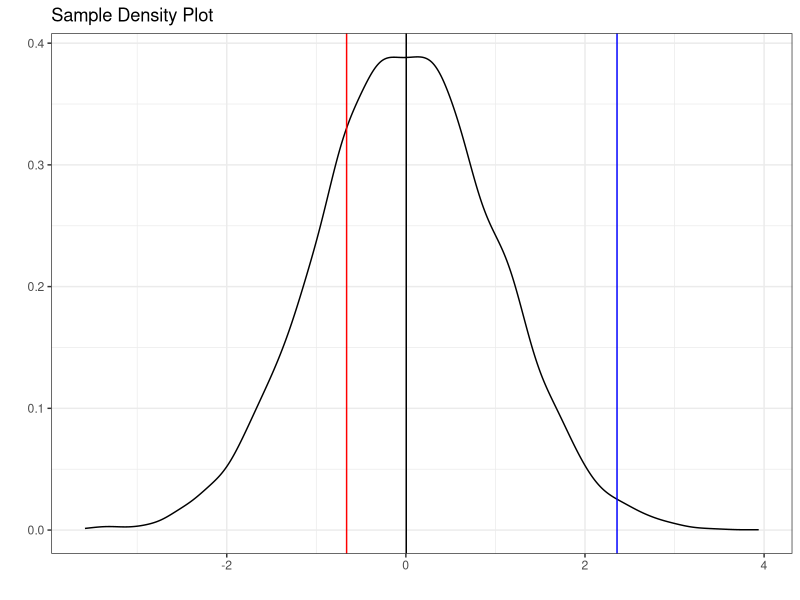
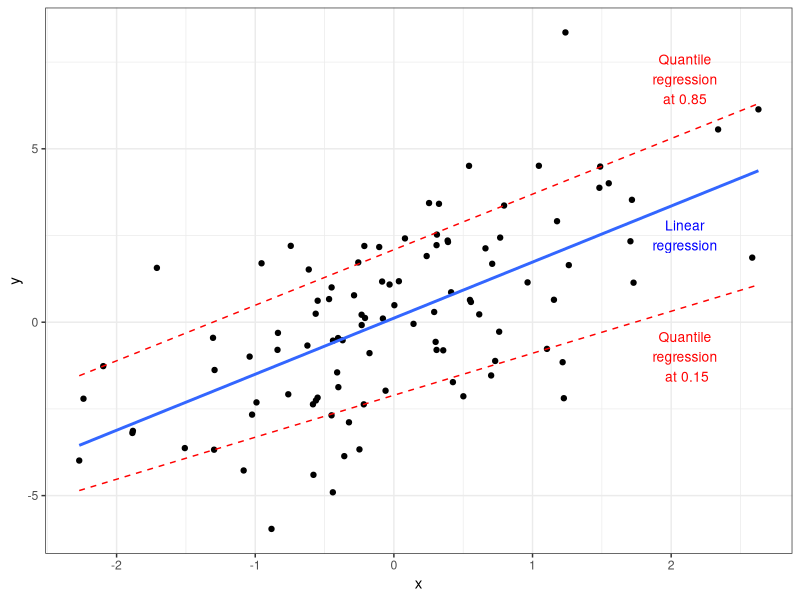

Recreate these plots in R, in order. (Note: this script raises an error after producing the figures.)
## ---- chunk 1
# Load libraries
library(tidyverse)
library(quantreg)

set.seed(17)
# Generate random normal data
df_rnd <- as.tibble(rnorm(10000))

df_rnd |>
  ggplot(aes(value)) +
  geom_density() +
  geom_vline(xintercept = quantile(df_rnd$value, prob = 0.25), color = "red") +
  geom_vline(xintercept = quantile(df_rnd$value, prob = 0.50), color = "black") +
  geom_vline(xintercept = quantile(df_rnd$value, prob = 0.99), color = "blue") +
  labs(title = "Sample Density Plot",
       x = "",
       y = "") +
  theme_bw()
## ---- chunk 2
set.seed(16)
eps <- rnorm(100,0,2)
df_trends <- tibble(x = rnorm(100), y = 1.5*x + eps)

df_trends |>
  ggplot(aes(x, y)) +
  geom_point() +
  geom_smooth(method = "lm", se = FALSE) +
  stat_quantile(quantiles = 0.15, color = "red", linetype = "dashed") +
  stat_quantile(quantiles = 0.85, color = "red", linetype = "dashed") +
  annotate(geom="text", x=2.1, y=2.5, label="Linear\nregression", color = "blue", size = 3.5) +
  annotate(geom="text", x=2.1, y=7, label="Quantile\nregression\nat 0.85", color = "red", size = 3.5) +
  annotate(geom="text", x=2.1, y=-1, label="Quantile\nregression\n at 0.15", color = "red", size = 3.5) +
  theme_bw()
## ---- chunk 3
#import data 
life_exp_narm <- read_csv("Life_Expectancy_Data.csv")
#let's remove all with income index around 0 and just pull in the life expectancy and income score columns for the purposes of this exercise.
life_exp_narm <- life_exp_narm |> 
  filter(Income_composition_of_resources>0) |>
  select(Income_composition_of_resources, Life_expectancy)

#summary statistics for the 

#plot the data 
ggplot(life_exp_narm, aes(x=Income_composition_of_resources, 
                          y=Life_expectancy, col=Status)) + geom_point() +
  xlab("Income index") + ylab("Life expectancy")
## ---- chunk 4

ggplot(life_exp_narm, aes(x=Income_composition_of_resources, 
                          y=Life_expectancy, col=Status)) + geom_point() +
  geom_smooth(method = lm, se = FALSE, color = "red", size = 1) + # linear model
  geom_quantile(color = "blue", quantiles = 0.5, size=1) + # median quantile regression model with tau = 0.5 -- 50%
  labs(title = "Life expectancy ~ income index - lm mean (red), quantreg median (blue)", y = "Life Expectancy", x = "Income Index")
## ---- chunk 5
notrqfit<- lm(Life_expectancy ~ Income_composition_of_resources, data = life_exp_narm)
rqfit25 <- rq(Life_expectancy ~ Income_composition_of_resources, tau = 0.25, data = life_exp_narm)
rqfit50 <- rq(Life_expectancy ~ Income_composition_of_resources, tau = 0.50, data = life_exp_narm)
rqfit75 <- rq(Life_expectancy ~ Income_composition_of_resources, tau = 0.75, data = life_exp_narm)
rqfit99 <- rq(Life_expectancy ~ Income_composition_of_resources, tau = 0.99, data = life_exp_narm)
## ---- chunk 6
summary(life_exp_narm)
#data pulled from the 1q, median and 3q results from original data
new_data<-data.frame(Income_composition_of_resources=c(.525,0.695,0.793))
#comparing the median and mean 
predict(notrqfit, newdata=new_data,  interval="confidence", level=.9) 
predict(rqfit50, newdata=new_data, interval="confidence", level=.9) 

## ---- chunk 7
predict(rqfit25, newdata=new_data, interval="confidence", level=.9) 
predict(rqfit75, newdata=new_data, interval="confidence", level=.9) 
#even more extreme in the 99percentile
predict(rqfit99, newdata=new_data, interval="confidence", level=.9) 
